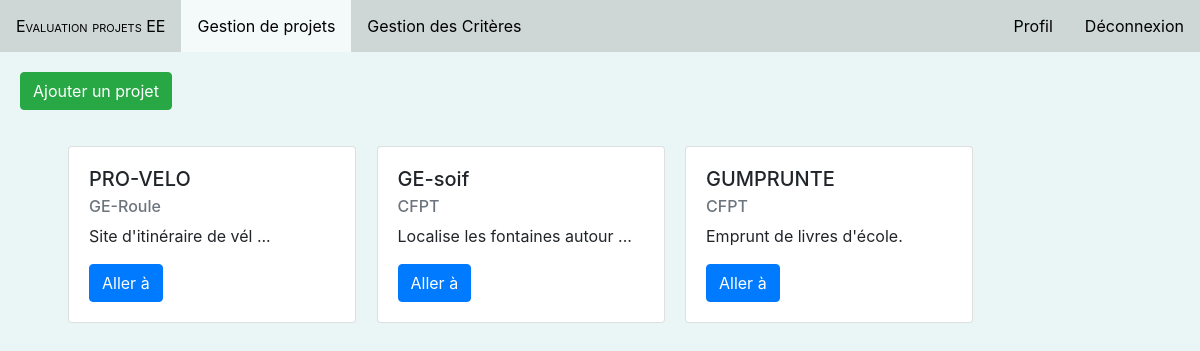
The app's page /index.php?page=projets (signed in) with its own data.
### tables this page shows
CREATE TABLE `projets` (
  `idProjet` int(11) NOT NULL,
  `titre` varchar(50) NOT NULL,
  `description` varchar(500) NOT NULL,
  `client` varchar(50) NOT NULL,
  `dureePrevue` varchar(10) NOT NULL,
  `dateDebut` date NOT NULL,
  `idDomaine` int(11) NOT NULL,
  `idUtilisateur` int(11) NOT NULL
);

### model/getProjets.php (called while the page is built)
<?php
function GetProjets()
{
  $db = connectDB();
  $query = $db->prepare("SELECT * FROM projets WHERE idUtilisateur = ?");
  $query->bindParam(1, $_SESSION["id"]);
  if ($query->execute()) {
    $tab = $query->fetchAll(PDO::FETCH_ASSOC);
    return $tab;
  }
  else {
    header('Location: ');
  }
}
?>

### views/projetsGestion.php (the view, shortened to what this page needs)
<?php
include 'model/getProjets.php';
?>
<button type="button" class="btn btn-success" style=" margin: 20px;" data-toggle="modal" data-target="#modalAjoutProjets">Ajouter un projet</button>
<div class="container" style="float:right;">
    <div class="row mt-3">
    <?php
    foreach (GetProjets() as $projet) {
      if (strlen($projet["description"]) > 32) {
        $projet["description"] = substr($projet["description"], 0, 30) . " ...";
      }
      echo "<div class=\"card card-custom mx-2 mb-3\" style=\"width: 18rem;\">";
      echo "<div class=\"card-body\">";
      echo "<h5 class=\"card-title\">".$projet["titre"]."</h5>";
      echo "<h6 class=\"card-subtitle mb-2 text-muted\">".$projet["client"]."</h6>";
      echo "<p class=\"card-text\">".$projet["description"]."</p>";
      echo "<form method=\"POST\" action=\"model/afficheDetailGestion.php\">";
      echo "<button type=\"submit\" class=\"btn btn-primary\">Aller à</button>";
      echo "</form>";
      echo "</div>";
      echo "</div>&nbsp;";
    } ?>
  </div>
</div>

### css/style.css (style rules this page uses)
html, body { background-color: #EAF5F5 !important; }

### records on screen
projets: titre "PRO-VELO", client "GE-Roule", description "Site d'itinéraire de vél ..."
projets: titre "GE-soif", client "CFPT", description "Localise les fontaines autour ..."
projets: titre "GUMPRUNTE", client "CFPT", description "Emprunt de livres d'école."
